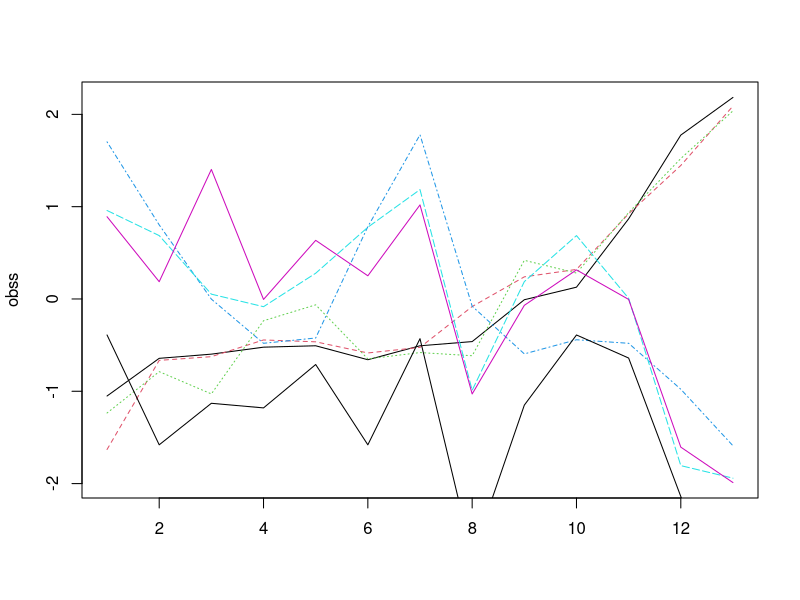

This chart was generated by the following R code: (Note: this script raises an error after producing the figure.)
## ---- chunk 1
library(Matrix)
## ---- chunk 2
data1<-read.csv("data/HW_3-1.csv")
obs<-as.matrix(data1[,-c(1,2,9,10)],nrow=13)
resp<-as.matrix(data1[,2],ncol=1)
obss<-scale(obs, scale=T)

matplot(obss,type="l")
points(1:13,resp,type="l")

#pls regression - cross-validated leave one out
reg1<-plsr(resp~obss,ncomp=6,validation="LOO",method="simpls",scale=T,x=T,y=T,model=T)
summary(reg1)
plot(reg1, "val", val.type="MSEP",estimate="CV", main="PLS, Scaled", col="red")
## ---- chunk 3
reg2<-plsr(resp~obss,ncomp=2,validation="LOO",method="simpls",scale=T,x=T,y=T,model=T)
summary(reg2)
#plot leverage vs studentized residuals
## ---- chunk 4
par(mfrow=c(2,2))
plot(reg2, "val", val.type="MSEP",estimate="CV", main="PLS, Scaled", col="red")
plot(reg2,"loadings", comps=1:6, main="PLS Loadings, Scaled")
plot(reg2,"scores", main="PLS Scores, Scaled", col="blue")
yfitted1<-reg1$fitted.values[,,2]
yfitted2<- reg2$fitted.values[,,2]
plot(yfitted1 ~ resp, xlab="Measured Level",ylab="Predicted Level", main="PLS Regression- Scaled",col="blue")
points(yfitted2 ~ resp,col="red")
points(yfitted3~resp,col="green")
abline(0,1,col="red")
## ---- chunk 5
par(mfrow=c(1,1),mar=c(2,2,2,2))
m<-matrix(c(1,2,3,3),2,2,byrow=TRUE)
layout(m,heights=c(.5,.5))

reg3<-plsr(resp~obs,ncomp=6,validation="LOO",method="simpls",scale=T,x=T,y=T,model=T)
yfitted3<- reg3$fitted.values[,,2]

matplot(1:13,resp,type="l",ylab="Level",xlab="Index",main="PLS Regression- Scaled")
matpoints(1:13,yfitted1,type="p",col="red",pch=1)
matpoints(1:13,yfitted2,type="p",col="blue", pch=1)
matpoints(1:13,yfitted3,type="p",col="green", pch=1)
matplot(1:13,reg2$residuals[,,6],type="l",ylab="Residuals",col="blue",xlab="Index",main="PLS Regression- Scaled")
abline(h=0, col="gray")
plot(reg2$coefficients[,,6]~seq(1:6),type="b",xlab="Variable No.", ylab="Coefficient", main="PLS Regression, Scaled",col="red")
abline(h=0, col="gray")
## ---- chunk 6
data2<-read.csv("data/HW_3-2.csv")
prop<-as.matrix(data2[,2:4],ncol=3)
attr<-as.matrix(data2[,5:10],ncol=6)


prop_s<-scale(prop)
attr_s<-scale(attr)
pca_prop_s<-prcomp(prop_s, center=F, scale=F)
pca_attr_s<-prcomp(attr_s, center=F, scale=F)
## ---- chunk 7
#PCA - scaled
par(mfrow=c(2,2))

#scores
plot(prop_s%*%pca_prop_s$rotation[,1:2], xlab=paste0("PC # 1 - ", 100*summary(pca_prop_s)[[6]][[2]],"%"), ylab=paste0("PC # 2 - ", 100*summary(pca_prop_s)[[6]][[5]],"%"), main="PCA of Cocoa Composition - Scaled",col=0,ylim=c(-2,2.5),xlim=c(-2,2))
text(prop_s%*%pca_prop_s$rotation[,1:2], labels=1:8)
plot(attr_s%*%pca_attr_s$rotation[,1:2], xlab=paste0("PC # 1 - ", 100*summary(pca_attr_s)[[6]][[2]],"%"), ylab=paste0("PC # 2 - ", 100*summary(pca_attr_s)[[6]][[5]],"%"), main="PCA of Cocoa Attributes - Scaled",col=0, ylim=c(-2,2.5),xlim=c(-2,2))
text(prop_s%*%pca_prop_s$rotation[,1:2], labels=1:8)

#loadings
plot(pca_prop_s$rotation[,1:2], xlab=paste0("PC # 1 - ", 100*summary(pca_prop_s)[[6]][[2]],"%"), ylab=paste0("PC # 2 - ", 100*summary(pca_prop_s)[[6]][[5]],"%"), main="PCA of Cocoa Composition - Scaled",xlim=c(-.8,.8),ylim=c(-.5,.8))
abline(v=0,h=0,col="grey")
text(pca_prop_s$rotation[,1:2], labels=colnames(prop),pos=c(1,4,2))

plot(pca_attr_s$rotation[,1:2], xlab=paste0("PC # 1 - ", 100*summary(pca_attr_s)[[6]][[2]],"%"), ylab=paste0("PC # 2 - ", 100*summary(pca_attr_s)[[6]][[5]],"%"), main="PCA of Cocoa Attributes - Scaled")
abline(v=0,h=0,col="grey")
text(pca_attr_s$rotation[,1:2], labels=colnames(attr),pos=c(4,2,2,4,4,4))
## ---- chunk 8
#RMSEP<-NULL
par(mfrow=c(2,3))
for(i in 1:6){
    
    #do pls-1 for each of 6 y variables
    #keep 2 lv
    #plot measured vs predicted for y 
    #make table of RMSECV (2 comp) vs assessment
reg1<-plsr(attr_s[,i]~prop_s,ncomp=2,validation="LOO",method="simpls",scale=T,x=T,y=T,model=T)
yfitted1<-reg1$fitted.values[,,2]
plot(yfitted1 ~ attr_s[,i], xlab="Measured Level",ylab="Predicted Level", main=paste0("PLS Regression- ",colnames(attr)[[i]]),col="blue")
abline(0,1,col="grey")
text(yfitted1~attr_s[,i],labels=1:8, pos=c(1,4,1,1,1,1,1,3))
}
## ---- chunk 9
data3<-read.csv("data/HW_3-3.csv")
head(data3)
resp<-as.matrix(data3[,-c(247:250)],nrow=36)
prop<-as.matrix(data3[, c(247:250)],ncol=4)
qr(prop)
a<-qr(resp)
## ---- chunk 10
cal_resp<-resp[1:24,]
cal_resp_s<-scale(cal_resp,scale=T)
cal_prop<-prop[1:24,]
reg1<-plsr(cal_prop[,1]~cal_resp_s,validation="CV",method="simpls", segments=6,segments.type="random",scale=T,model=T,x=T,y=T )
yfitted1<- reg1$fitted.values[,,1]
yfitted2<- reg1$fitted.values[,,2]
yfitted3<- reg1$fitted.values[,,3]


matplot(1:13,resp,type="l",ylab="Level",xlab="Index",main="PLS Regression- Scaled")
matpoints(1:13,yfitted1,type="p",col="red",pch=1)
## ---- chunk 11
plot(reg1, "val", val.type="MSEP",estimate="CV", main="PLS, Scaled", col="red")
plot(reg1,"loadings", comps=1:3, main="PLS Loadings, Scaled")
plot(reg1,"scores", main="PLS Scores, Scaled", col="blue")
yfitted1<- reg1$fitted.values[,,3]
# when scale=TRUE, the fitted values are corrected
plot(yfitted1 ~ cal_prop[,1], xlab="Measured Level",ylab="Predicted Level", main="PLS Regression- Scaled")
abline(0,1,col="red")
index<-1:24
matplot(index,cal_prop[,1],type="l",ylab="Level",xlab="Index",main="Liquid-Fed Ceramic Melter: PLS Regression- Scaled")
matpoints(index,yfitted1,type="p",col="blue", pch=1)
matplot(index,reg1$residuals[,,3],type="l",ylab="Residuals",col="blue",xlab="Index",main="Liquid-Fed Ceramic Melter: PLS Regression- Scaled")
abline(h=0, col="gray")
plot(reg1$coefficients[,,3]~seq(1:246),type="b",xlab="Thermocouple No.", ylab="Coefficient", main="PLS Regression, Scaled",col="red")
abline(h=0, col="gray")
